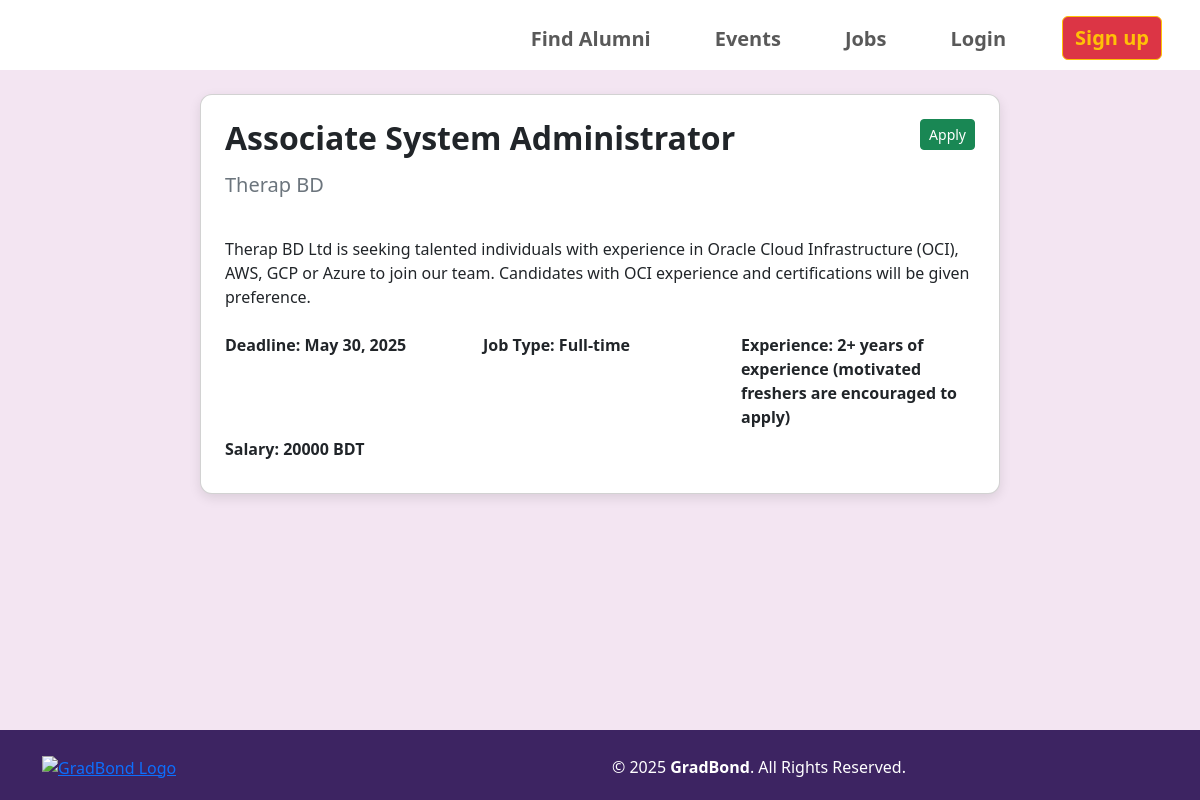
The page /job-detail/7 on the database its author committed.
### core/models.py (models this page shows, shortened)
class Jobs(models.Model):
    user = models.ForeignKey(User, on_delete=models.CASCADE, null=True)
    title = models.CharField(max_length=100, blank=True, null=True)
    company = models.CharField(max_length=100, blank=True, null=True)
    job_link = models.URLField(blank=True, null=True)
    job_type = models.CharField(max_length=20, choices=job_types, blank=True, null=True)
    experience = models.CharField(max_length=100, blank=True, null=True)
    salary = models.CharField(max_length=100, blank=True, null=True)
    description = models.TextField(blank=True, null=True)
    deadline = models.DateTimeField(blank=True, null=True)

### core/views.py (the view)
# urls.py: path('job-detail/<int:id>', views.job_detail, name='job_detail'),
def job_detail(request, id):
    job = Jobs.objects.get(id=id)
    return render(request, 'core/job_details.html', {'job': job})

### templates/core/job_details.html (shortened to what this page needs)
{% extends 'base.html' %}
{% load static %}
{% block extra_css %}
<link rel="stylesheet" href="{% static 'CSS/event.css' %}">
{% endblock %}
{% block content %}
<div class="container-fluid my" style="min-height: 660px;">
  <div class="container d-flex justify-content-center">
    <div class="card mt-4 mb-4 w-100" style="max-width: 800px; border-radius: 12px; box-shadow: 0 4px 12px rgba(0,0,0,0.1);">
      <div class="card-body px-4 py-4">
        <div class="d-flex flex-column flex-md-row justify-content-between align-items-start mb-3">
          <h2 class="card-title fw-bold mb-3 mb-md-0">{{ job.title }}</h2>
          {% if user.is_authenticated %}
          <a href="{{ job.job_link }}" target="_blank" class="btn btn-success btn-sm">
            Apply
          </a>
          {% else %}
          <a href="{% url 'signin' %}" class="btn btn-success btn-sm">
            Apply
          </a>
          {% endif %}
        </div>
        <h5 class="text-secondary mb-3">{{ job.company }}</h5>
        <p class="card-text text-justify mb-4" style="white-space: pre-line;">
          {{ job.description }}
        </p>
        <div class="row text-dark fw-semibold">
          <div class="col-6 col-md-4 mb-2">
            <strong>Deadline:</strong> {{ job.deadline | date:"F d, Y" }}
          </div>
          <div class="col-6 col-md-4 mb-2">
            <strong>Job Type:</strong> {{ job.job_type }}
          </div>
          <div class="col-6 col-md-4 mb-2">
            <strong>Experience:</strong> {{ job.experience }}
          </div>
          <div class="col-6 col-md-4 mb-2">
            <strong>Salary:</strong> {{ job.salary }} BDT
          </div>
        </div>
      </div>
    </div>
  </div>
</div>
{% endblock %}

### static/CSS/event.css (style rules this page uses)
.my { background-color: #F3E5F2; margin-top: -8px; }

### rows shown on the page
Jobs: title "Associate System Administrator", company "Therap BD", description "Therap BD Ltd is seeking talented individuals with experience in Oracle Cloud Infrastructure (OCI), AWS, GCP or Azure to join our team. Candidates with OCI experience and certifications will be given preference.", deadline "May 30, 2025", job_type "Full-time", experience "2+ years of experience (motivated freshers are encouraged to apply)", salary "20000"
